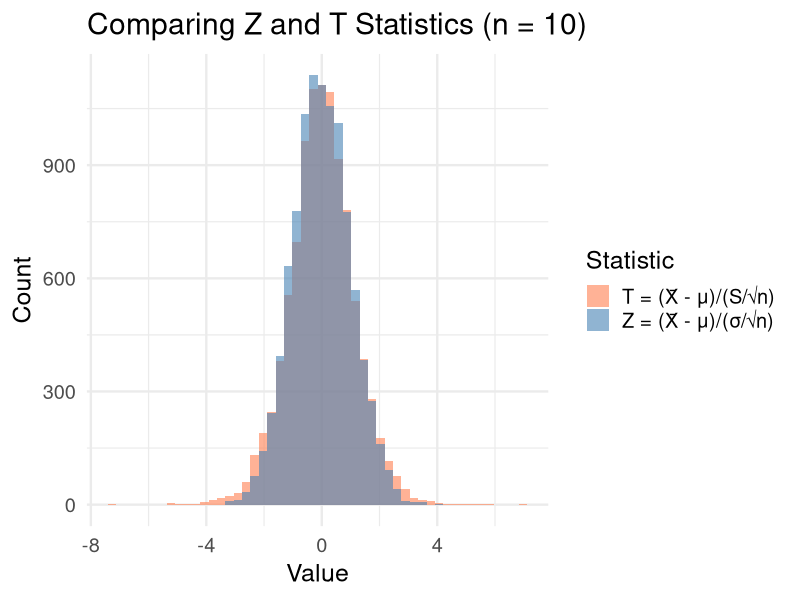
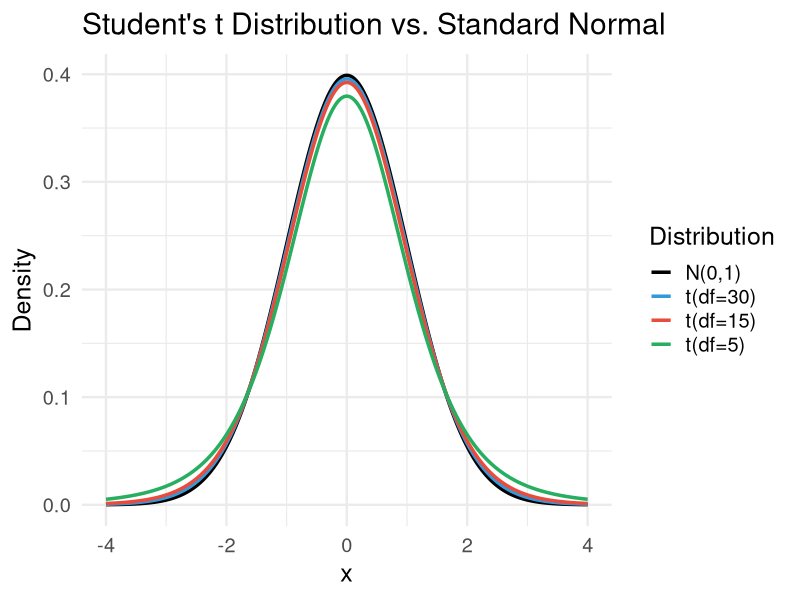
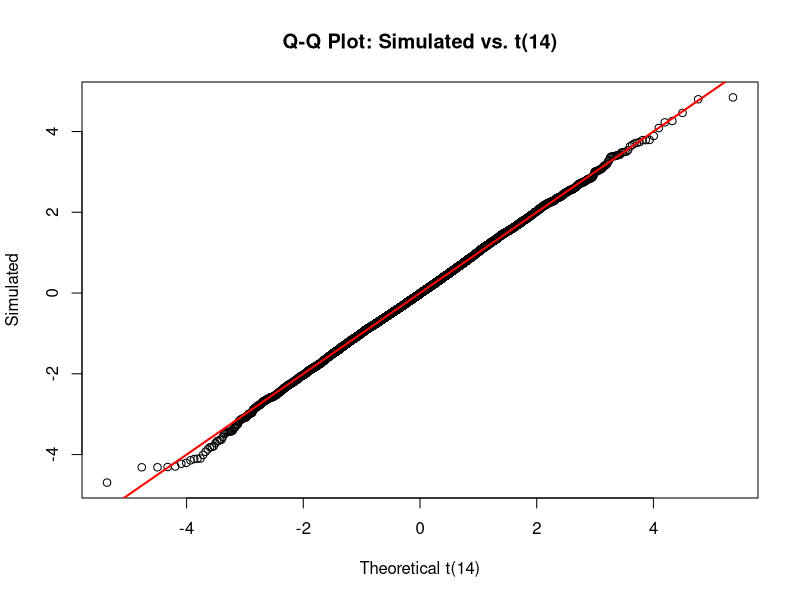
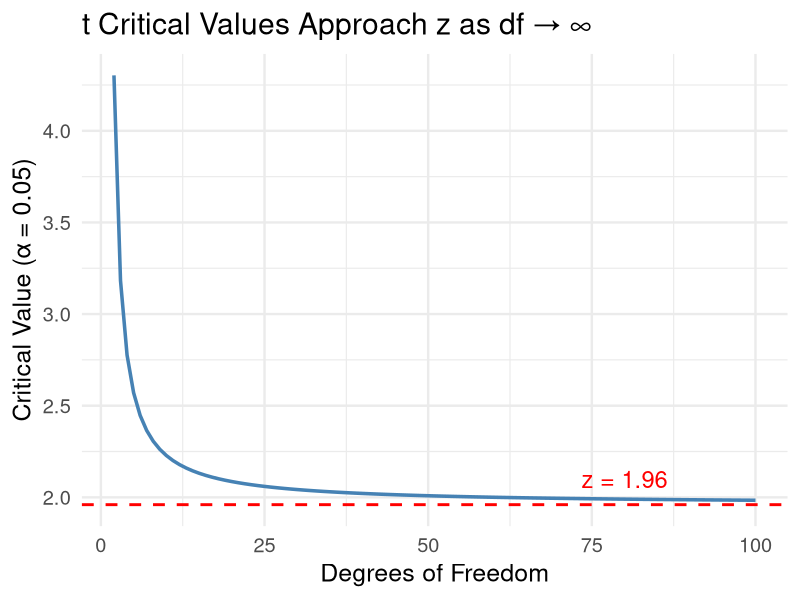
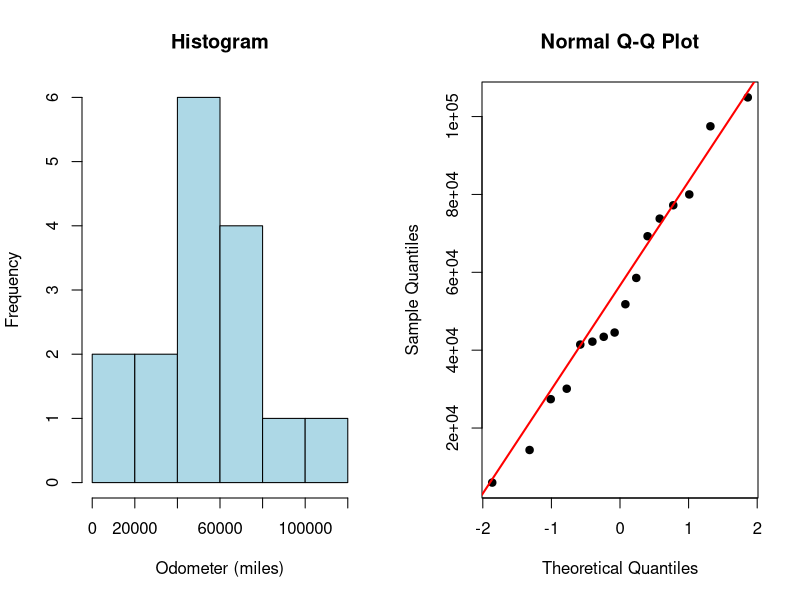
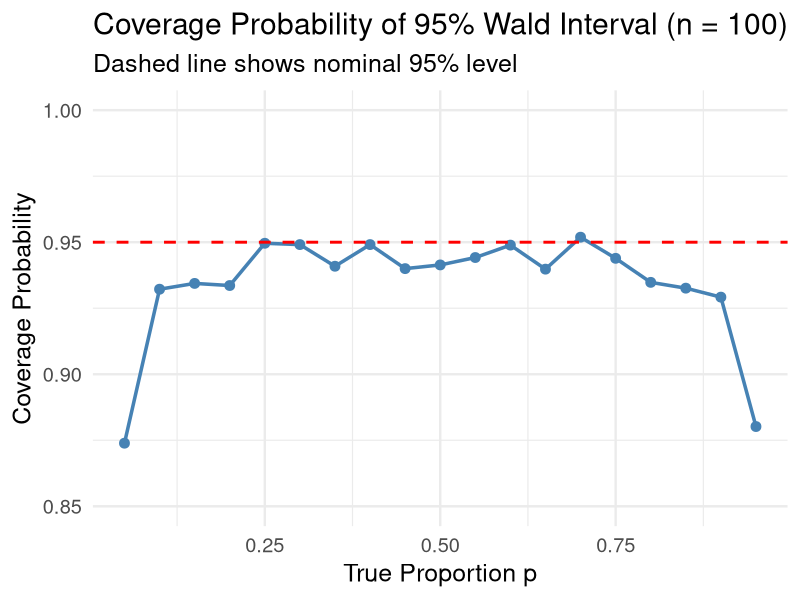
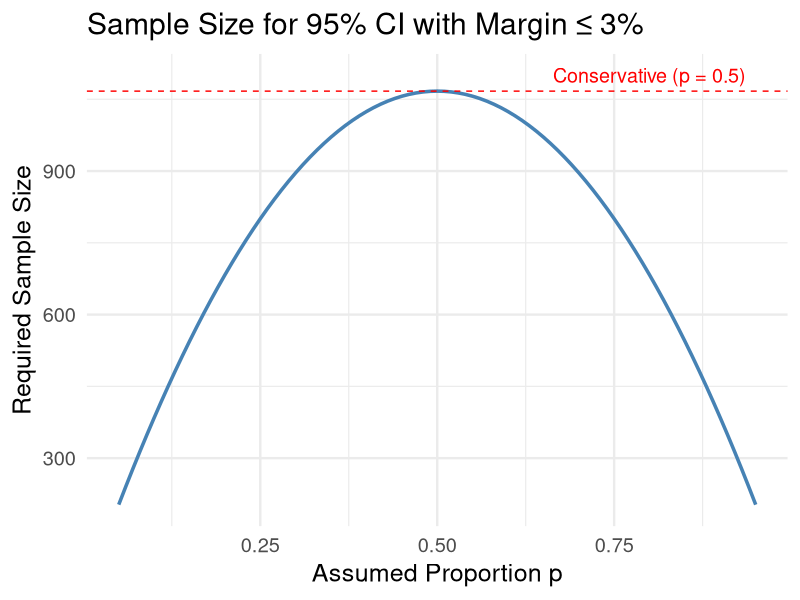

The R source for these figures, in order:
## ---- chunk 1
#| label: setup
#| include: false
library(tidyverse)
set.seed(42)
theme_set(theme_minimal(base_size = 18))
## ---- chunk 2
#| echo: false
#| fig-height: 6
set.seed(551)
n_sim <- 10000
n <- 10
true_mu <- 0
true_sigma <- 1

# Simulate both Z and T statistics
sim_data <- tibble(
  Z = replicate(n_sim, {
    x <- rnorm(n, true_mu, true_sigma)
    (mean(x) - true_mu) / (true_sigma / sqrt(n))
  }),
  T = replicate(n_sim, {
    x <- rnorm(n, true_mu, true_sigma)
    (mean(x) - true_mu) / (sd(x) / sqrt(n))
  })
) |>
  pivot_longer(everything(), names_to = "statistic", values_to = "value")

sim_data |>
  ggplot(aes(x = value, fill = statistic)) +
  geom_histogram(bins = 50, alpha = 0.6, position = "identity") +
  scale_fill_manual(values = c("Z" = "steelblue", "T" = "coral"),
                    labels = c("T = (X̄ - μ)/(S/√n)", "Z = (X̄ - μ)/(σ/√n)")) +
  labs(x = "Value", y = "Count", 
       title = "Comparing Z and T Statistics (n = 10)",
       fill = "Statistic") +
  theme_minimal(base_size = 18)
## ---- chunk 3
#| echo: false
#| fig-height: 6
tibble(x = seq(-4, 4, by = 0.01)) |>
  mutate(
    normal = dnorm(x),
    t_5 = dt(x, df = 5),
    t_15 = dt(x, df = 15),
    t_30 = dt(x, df = 30)
  ) |>
  pivot_longer(-x, names_to = "distribution", values_to = "density") |>
  mutate(distribution = factor(distribution, 
                               levels = c("normal", "t_30", "t_15", "t_5"),
                               labels = c("N(0,1)", "t(df=30)", "t(df=15)", "t(df=5)"))) |>
  ggplot(aes(x = x, y = density, color = distribution)) +
  geom_line(linewidth = 1.2) +
  scale_color_manual(values = c("black", "#3498db", "#e74c3c", "#27ae60")) +
  labs(x = "x", y = "Density", color = "Distribution",
       title = "Student's t Distribution vs. Standard Normal") +
  theme_minimal(base_size = 18) +
  theme(legend.position = "right")
## ---- chunk 4
#| echo: true
#| fig-height: 4.5
# Verify that (X̄ - μ)/(S/√n) follows t distribution
set.seed(551)
n <- 15
t_stats <- replicate(10000, {
  x <- rnorm(n, mean = 25, sd = 7)
  (mean(x) - 25) / (sd(x) / sqrt(n))
})

# Compare to theoretical t distribution
qqplot(qt(ppoints(10000), df = n - 1), t_stats, 
       main = "Q-Q Plot: Simulated vs. t(14)", 
       xlab = "Theoretical t(14)", ylab = "Simulated")
abline(0, 1, col = "red", lwd = 2)
## ---- chunk 5
# Compare z and t critical values for 95% CI
z_crit <- qnorm(0.975)

df_values <- c(5, 10, 20, 30, 50, 100, Inf)
t_crits <- qt(0.975, df = df_values)

tibble(
  df = c("5", "10", "20", "30", "50", "100", "∞ (z)"),
  t_critical = round(c(head(t_crits, -1), z_crit), 3)
)
## ---- chunk 6
#| echo: false
#| fig-height: 6
tibble(df = 2:100) |>
  mutate(t_crit = qt(0.975, df)) |>
  ggplot(aes(x = df, y = t_crit)) +
  geom_line(linewidth = 1.2, color = "steelblue") +
  geom_hline(yintercept = qnorm(0.975), linetype = "dashed", color = "red", linewidth = 1) +
  annotate("text", x = 80, y = 2.1, label = "z = 1.96", color = "red", size = 6) +
  labs(x = "Degrees of Freedom", y = "Critical Value (α = 0.05)",
       title = "t Critical Values Approach z as df → ∞") +
  theme_minimal(base_size = 18)
## ---- chunk 7
odometer <- c(80000, 30100, 97500, 58551, 73787, 51800, 69267, 44530,
              42192, 104920, 41442, 27418, 43436, 77219, 5991, 14362)

n <- length(odometer)
xbar <- mean(odometer)
s <- sd(odometer)

cat("Sample size:", n, "\n")
cat("Sample mean:", round(xbar, 1), "miles\n")
cat("Sample SD:", round(s, 1), "miles\n")
## ---- chunk 8
alpha <- 0.05
t_crit <- qt(1 - alpha/2, df = n - 1)

cat("t critical value (df=15):", round(t_crit, 3), "\n")

se <- s / sqrt(n)
margin <- t_crit * se

cat("Standard error:", round(se, 1), "\n")
cat("Margin of error:", round(margin, 1), "\n\n")

cat("95% CI: (", round(xbar - margin, 1), ",", round(xbar + margin, 1), ")")
## ---- chunk 9
#| fig-height: 5
par(mfrow = c(1, 2))
hist(odometer, main = "Histogram", xlab = "Odometer (miles)", col = "lightblue")
qqnorm(odometer, main = "Normal Q-Q Plot", pch = 19)
qqline(odometer, col = "red", lwd = 2)
## ---- chunk 10
# Simulated BP data (mmHg)
bp <- c(118, 124, 131, 127, 122, 119, 128, 135, 121, 126,
        130, 124, 129, 133, 120, 125, 127, 132, 123, 128,
        126, 131, 122, 129, 125)

n <- length(bp)
xbar <- mean(bp)
s <- sd(bp)

# 95% CI
t_crit <- qt(0.975, df = n - 1)
se <- s / sqrt(n)
ci <- c(xbar - t_crit * se, xbar + t_crit * se)

cat("Sample mean:", round(xbar, 1), "mmHg\n")
cat("Sample SD:", round(s, 1), "mmHg\n")
cat("95% CI: (", round(ci[1], 1), ",", round(ci[2], 1), ") mmHg")
## ---- chunk 11
# The easy way to compute t confidence intervals
t.test(bp, conf.level = 0.95)
## ---- chunk 12
n <- 41
dbar <- 2.08
s <- 7.88

t_alpha <- qt(0.95, df = n - 1)  # One-sided!
se <- s / sqrt(n)

lower_bound <- dbar - t_alpha * se

cat("95% lower confidence bound:", round(lower_bound, 2), "\n")
cat("Is the mean change necessarily positive? ", 
    ifelse(lower_bound > 0, "Yes", "No"))
## ---- chunk 13
n <- 20; xbar <- 4.2; s <- 1.8

# 95% CI
t95 <- qt(0.975, df = n - 1)
ci95 <- xbar + c(-1, 1) * t95 * s / sqrt(n)

# 90% CI  
t90 <- qt(0.95, df = n - 1)
ci90 <- xbar + c(-1, 1) * t90 * s / sqrt(n)

cat("95% CI:", round(ci95, 2), "\n")
cat("90% CI:", round(ci90, 2))
## ---- chunk 14
#| echo: false
#| fig-height: 6
# Simulate coverage probability for Wald interval
set.seed(551)
n_sim <- 10000
n <- 100

coverage_wald <- function(p, n, n_sim = 10000) {
  mean(replicate(n_sim, {
    x <- rbinom(1, n, p)
    p_hat <- x/n
    se <- sqrt(p_hat * (1 - p_hat) / n)
    lower <- p_hat - 1.96 * se
    upper <- p_hat + 1.96 * se
    lower < p & p < upper
  }))
}

p_values <- seq(0.05, 0.95, by = 0.05)
coverage <- sapply(p_values, coverage_wald, n = 100)

tibble(p = p_values, coverage = coverage) |>
  ggplot(aes(x = p, y = coverage)) +
  geom_line(linewidth = 1.2, color = "steelblue") +
  geom_point(size = 3, color = "steelblue") +
  geom_hline(yintercept = 0.95, linetype = "dashed", color = "red", linewidth = 1) +
  labs(x = "True Proportion p", y = "Coverage Probability",
       title = "Coverage Probability of 95% Wald Interval (n = 100)",
       subtitle = "Dashed line shows nominal 95% level") +
  theme_minimal(base_size = 18) +
  ylim(0.85, 1)
## ---- chunk 15
x <- 23; n <- 40; p_hat <- x/n
cat("Sample proportion:", p_hat, "\n\n")

# Wald interval
se_wald <- sqrt(p_hat * (1 - p_hat) / n)
wald_ci <- p_hat + c(-1, 1) * 1.96 * se_wald

# Agresti-Coull interval
n_tilde <- n + 4
p_tilde <- (x + 2) / n_tilde
se_ac <- sqrt(p_tilde * (1 - p_tilde) / n_tilde)
ac_ci <- p_tilde + c(-1, 1) * 1.96 * se_ac

cat("Wald 95% CI:          (", round(wald_ci[1], 3), ",", round(wald_ci[2], 3), ")\n")
cat("Agresti-Coull 95% CI: (", round(ac_ci[1], 3), ",", round(ac_ci[2], 3), ")")
## ---- chunk 16
# Score (Wilson) interval in R
prop.test(x = 23, n = 40, conf.level = 0.95, correct = FALSE)
## ---- chunk 17
#| echo: true
compare_proportion_cis <- function(x, n, conf = 0.95) {
  p_hat <- x/n
  z <- qnorm(1 - (1-conf)/2)
  
  # Wald
  se_w <- sqrt(p_hat * (1-p_hat) / n)
  wald <- p_hat + c(-1, 1) * z * se_w
  
  # Agresti-Coull
  p_ac <- (x + 2) / (n + 4)
  se_ac <- sqrt(p_ac * (1-p_ac) / (n + 4))
  agresti <- p_ac + c(-1, 1) * z * se_ac
  
  # Score (Wilson)
  score <- prop.test(x, n, conf.level = conf, correct = FALSE)$conf.int
  
  tibble(Method = c("Wald", "Agresti-Coull", "Score"),
         Lower = c(wald[1], agresti[1], score[1]),
         Upper = c(wald[2], agresti[2], score[2]))
}

compare_proportion_cis(23, 40)
## ---- chunk 18
x <- 8; n <- 200

# Score interval
result <- prop.test(x, n, conf.level = 0.95, correct = FALSE)
cat("Point estimate:", x/n, "=", round(x/n * 100, 1), "%\n")
cat("95% Score CI:", round(result$conf.int * 100, 2), "%")
## ---- chunk 19
# What if only 2 of 50 patients have adverse events?
x <- 2; n <- 50; p_hat <- x/n

# Wald can give negative lower bound!
se_wald <- sqrt(p_hat * (1-p_hat) / n)
wald_ci <- p_hat + c(-1, 1) * 1.96 * se_wald

cat("Wald 95% CI:  (", round(wald_ci[1], 4), ",", round(wald_ci[2], 4), ")\n")

# Score interval stays in [0,1]
score_ci <- prop.test(x, n, conf.level = 0.95, correct = FALSE)$conf.int
cat("Score 95% CI: (", round(score_ci[1], 4), ",", round(score_ci[2], 4), ")")
## ---- chunk 20
x <- 25; n <- 25

# Wald gives silly result
p_hat <- x/n
se_wald <- sqrt(p_hat * (1-p_hat) / n)  # This is 0!
cat("Wald 95% CI: (1, 1) — just the point estimate!\n\n")

# Score interval is much better
score_ci <- prop.test(x, n, conf.level = 0.95, correct = FALSE)$conf.int
cat("Score 95% CI: (", round(score_ci[1], 3), ",", round(score_ci[2], 3), ")")
## ---- chunk 21
b <- 0.03  # margin of error
z <- qnorm(0.975)

# Conservative (p = 0.5)
n_conservative <- z^2 * 0.25 / b^2
cat("Conservative sample size:", ceiling(n_conservative), "\n")

# If we believe p ≈ 0.10 from prior studies
n_informed <- z^2 * 0.10 * 0.90 / b^2
cat("Informed sample size (p ≈ 0.10):", ceiling(n_informed))
## ---- chunk 22
#| echo: false
#| fig-height: 5
tibble(p = seq(0.05, 0.95, by = 0.01)) |>
  mutate(n = qnorm(0.975)^2 * p * (1-p) / 0.03^2) |>
  ggplot(aes(x = p, y = n)) +
  geom_line(linewidth = 1.2, color = "steelblue") +
  geom_hline(yintercept = qnorm(0.975)^2 * 0.25 / 0.03^2, 
             linetype = "dashed", color = "red") +
  annotate("text", x = 0.8, y = 1100, label = "Conservative (p = 0.5)", color = "red", size = 5) +
  labs(x = "Assumed Proportion p", y = "Required Sample Size",
       title = "Sample Size for 95% CI with Margin ≤ 3%") +
  theme_minimal(base_size = 18)
## ---- chunk 23
# 12 adverse events in 150 patients
x <- 12; n <- 150

# 95% upper bound using Score method
result <- prop.test(x, n, conf.level = 0.95, 
                    alternative = "less", correct = FALSE)
cat("Point estimate:", round(x/n * 100, 1), "%\n")
cat("95% upper bound:", round(result$conf.int[2] * 100, 1), "%")
